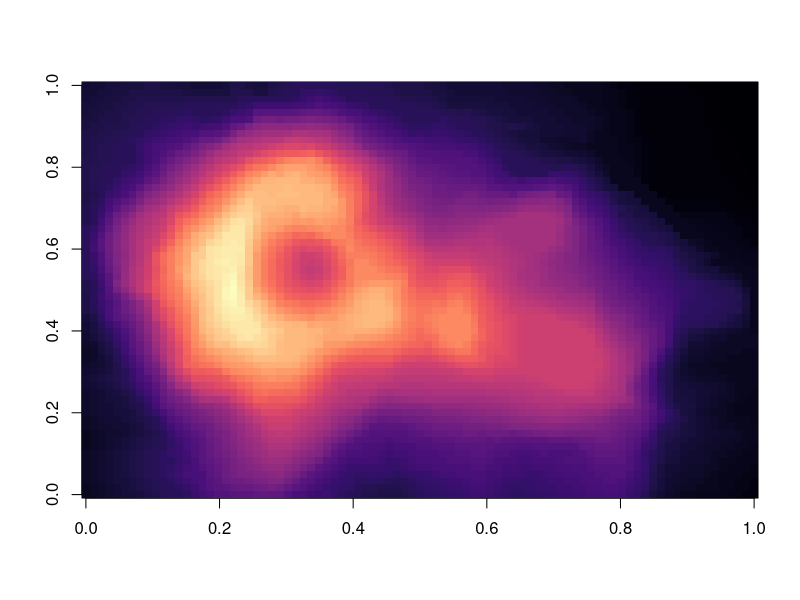
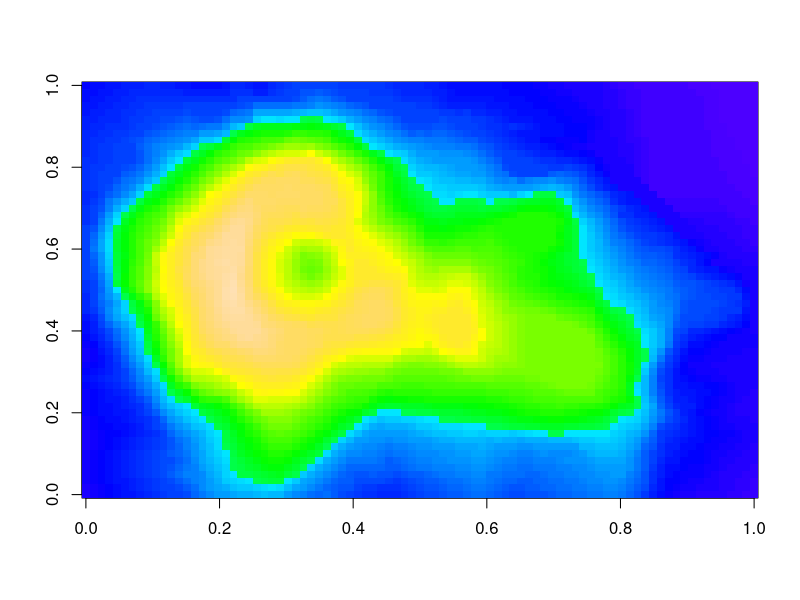

Source code (R) for these figures, in order:
## ---- chunk 1
knitr::opts_chunk$set(echo = FALSE)
## ---- chunk 2
library(viridis)
## ---- chunk 3
image(volcano, col = viridis(200, option="A"))
## ---- chunk 4
# colorFunc <- 'heat.colors'
# colorFunc <- 'terrain.colors'
colorFunc <- 'topo.colors'
# colorFunc <- 'cm.colors'
# colorFunc <- 'rainbow'
## ---- chunk 5
image(volcano, col = get(colorFunc)(200))
## ---- chunk 6
library(knitr)
kable(mtcars[1:5, ], caption = "A knitr kable.")
